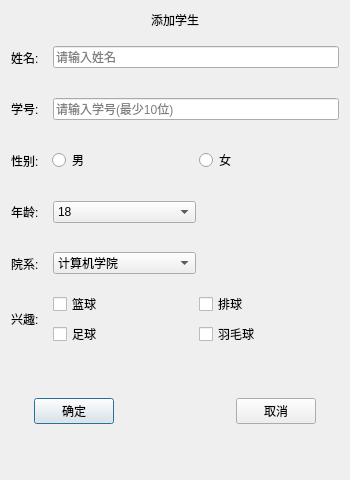
<?xml version="1.0" encoding="UTF-8"?>
<ui version="4.0">
 <class>Add_Student</class>
 <widget class="QDialog" name="Add_Student">
  <property name="geometry">
   <rect>
    <x>0</x>
    <y>0</y>
    <width>350</width>
    <height>480</height>
   </rect>
  </property>
  <property name="sizePolicy">
   <sizepolicy hsizetype="Preferred" vsizetype="Preferred">
    <horstretch>0</horstretch>
    <verstretch>0</verstretch>
   </sizepolicy>
  </property>
  <property name="minimumSize">
   <size>
    <width>350</width>
    <height>480</height>
   </size>
  </property>
  <property name="maximumSize">
   <size>
    <width>350</width>
    <height>480</height>
   </size>
  </property>
  <property name="windowTitle">
   <string>添加学生</string>
  </property>
  <layout class="QVBoxLayout" name="verticalLayout_2">
   <item>
    <layout class="QVBoxLayout" name="verticalLayout" stretch="0,0,0,0,0,0,0,0,0,0">
     <item>
      <widget class="QLabel" name="label">
       <property name="sizePolicy">
        <sizepolicy hsizetype="Preferred" vsizetype="Preferred">
         <horstretch>0</horstretch>
         <verstretch>0</verstretch>
        </sizepolicy>
       </property>
       <property name="styleSheet">
        <string notr="true">font: 20pt &quot;Agency FB&quot;;</string>
       </property>
       <property name="text">
        <string>添加学生</string>
       </property>
       <property name="alignment">
        <set>Qt::AlignCenter</set>
       </property>
      </widget>
     </item>
     <item>
      <layout class="QHBoxLayout" name="horizontalLayout" stretch="1,8">
       <item>
        <widget class="QLabel" name="label_2">
         <property name="sizePolicy">
          <sizepolicy hsizetype="Preferred" vsizetype="Expanding">
           <horstretch>0</horstretch>
           <verstretch>0</verstretch>
          </sizepolicy>
         </property>
         <property name="text">
          <string>姓名:</string>
         </property>
        </widget>
       </item>
       <item>
        <widget class="QLineEdit" name="le_name">
         <property name="placeholderText">
          <string>请输入姓名</string>
         </property>
         <property name="clearButtonEnabled">
          <bool>true</bool>
         </property>
        </widget>
       </item>
      </layout>
     </item>
     <item>
      <layout class="QHBoxLayout" name="horizontalLayout_2" stretch="1,8">
       <item>
        <widget class="QLabel" name="label_3">
         <property name="sizePolicy">
          <sizepolicy hsizetype="Preferred" vsizetype="Expanding">
           <horstretch>0</horstretch>
           <verstretch>0</verstretch>
          </sizepolicy>
         </property>
         <property name="text">
          <string>学号:</string>
         </property>
        </widget>
       </item>
       <item>
        <widget class="QLineEdit" name="le_id">
         <property name="placeholderText">
          <string>请输入学号(最少10位)</string>
         </property>
         <property name="clearButtonEnabled">
          <bool>true</bool>
         </property>
        </widget>
       </item>
      </layout>
     </item>
     <item>
      <layout class="QHBoxLayout" name="horizontalLayout_3" stretch="1,4,4">
       <item>
        <widget class="QLabel" name="label_4">
         <property name="sizePolicy">
          <sizepolicy hsizetype="Preferred" vsizetype="Expanding">
           <horstretch>0</horstretch>
           <verstretch>0</verstretch>
          </sizepolicy>
         </property>
         <property name="text">
          <string>性别:</string>
         </property>
        </widget>
       </item>
       <item>
        <widget class="QRadioButton" name="rbtn_male">
         <property name="text">
          <string>男</string>
         </property>
         <attribute name="buttonGroup">
          <string notr="true">sexGroup</string>
         </attribute>
        </widget>
       </item>
       <item>
        <widget class="QRadioButton" name="rbtn_fmale">
         <property name="text">
          <string>女</string>
         </property>
         <attribute name="buttonGroup">
          <string notr="true">sexGroup</string>
         </attribute>
        </widget>
       </item>
      </layout>
     </item>
     <item>
      <layout class="QHBoxLayout" name="horizontalLayout_6" stretch="1,4,4">
       <item>
        <widget class="QLabel" name="label_5">
         <property name="sizePolicy">
          <sizepolicy hsizetype="Preferred" vsizetype="Expanding">
           <horstretch>0</horstretch>
           <verstretch>0</verstretch>
          </sizepolicy>
         </property>
         <property name="text">
          <string>年龄:</string>
         </property>
        </widget>
       </item>
       <item>
        <widget class="QComboBox" name="cbb_age">
         <item>
          <property name="text">
           <string>18</string>
          </property>
         </item>
         <item>
          <property name="text">
           <string>19</string>
          </property>
         </item>
         <item>
          <property name="text">
           <string>20</string>
          </property>
         </item>
         <item>
          <property name="text">
           <string>21</string>
          </property>
         </item>
         <item>
          <property name="text">
           <string>22</string>
          </property>
         </item>
         <item>
          <property name="text">
           <string>23</string>
          </property>
         </item>
         <item>
          <property name="text">
           <string>24</string>
          </property>
         </item>
         <item>
          <property name="text">
           <string>25</string>
          </property>
         </item>
         <item>
          <property name="text">
           <string>26</string>
          </property>
         </item>
         <item>
          <property name="text">
           <string>27</string>
          </property>
         </item>
         <item>
          <property name="text">
           <string>28</string>
          </property>
         </item>
         <item>
          <property name="text">
           <string>29</string>
          </property>
         </item>
        </widget>
       </item>
       <item>
        <spacer name="horizontalSpacer_2">
         <property name="orientation">
          <enum>Qt::Horizontal</enum>
         </property>
         <property name="sizeHint" stdset="0">
          <size>
           <width>40</width>
           <height>20</height>
          </size>
         </property>
        </spacer>
       </item>
      </layout>
     </item>
     <item>
      <layout class="QHBoxLayout" name="horizontalLayout_7" stretch="1,4,4">
       <item>
        <widget class="QLabel" name="label_6">
         <property name="sizePolicy">
          <sizepolicy hsizetype="Preferred" vsizetype="Expanding">
           <horstretch>0</horstretch>
           <verstretch>0</verstretch>
          </sizepolicy>
         </property>
         <property name="text">
          <string>院系:</string>
         </property>
        </widget>
       </item>
       <item>
        <widget class="QComboBox" name="cbb_yx">
         <item>
          <property name="text">
           <string>计算机学院</string>
          </property>
         </item>
         <item>
          <property name="text">
           <string>外国语学院</string>
          </property>
         </item>
         <item>
          <property name="text">
           <string>工商管理学院</string>
          </property>
         </item>
         <item>
          <property name="text">
           <string>汉语言文学院</string>
          </property>
         </item>
        </widget>
       </item>
       <item>
        <spacer name="horizontalSpacer_3">
         <property name="orientation">
          <enum>Qt::Horizontal</enum>
         </property>
         <property name="sizeHint" stdset="0">
          <size>
           <width>40</width>
           <height>20</height>
          </size>
         </property>
        </spacer>
       </item>
      </layout>
     </item>
     <item>
      <layout class="QHBoxLayout" name="horizontalLayout_5" stretch="1,8">
       <item>
        <widget class="QLabel" name="label_7">
         <property name="sizePolicy">
          <sizepolicy hsizetype="Preferred" vsizetype="Expanding">
           <horstretch>0</horstretch>
           <verstretch>0</verstretch>
          </sizepolicy>
         </property>
         <property name="text">
          <string>兴趣:</string>
         </property>
        </widget>
       </item>
       <item>
        <layout class="QGridLayout" name="gridLayout">
         <item row="0" column="0">
          <widget class="QCheckBox" name="checkBox">
           <property name="text">
            <string>篮球</string>
           </property>
           <attribute name="buttonGroup">
            <string notr="true">insGroup</string>
           </attribute>
          </widget>
         </item>
         <item row="0" column="1">
          <widget class="QCheckBox" name="checkBox_2">
           <property name="text">
            <string>排球</string>
           </property>
           <attribute name="buttonGroup">
            <string notr="true">insGroup</string>
           </attribute>
          </widget>
         </item>
         <item row="1" column="0">
          <widget class="QCheckBox" name="checkBox_3">
           <property name="text">
            <string>足球</string>
           </property>
           <attribute name="buttonGroup">
            <string notr="true">insGroup</string>
           </attribute>
          </widget>
         </item>
         <item row="1" column="1">
          <widget class="QCheckBox" name="checkBox_4">
           <property name="text">
            <string>羽毛球</string>
           </property>
           <attribute name="buttonGroup">
            <string notr="true">insGroup</string>
           </attribute>
          </widget>
         </item>
        </layout>
       </item>
      </layout>
     </item>
     <item>
      <spacer name="verticalSpacer">
       <property name="orientation">
        <enum>Qt::Vertical</enum>
       </property>
       <property name="sizeHint" stdset="0">
        <size>
         <width>20</width>
         <height>40</height>
        </size>
       </property>
      </spacer>
     </item>
     <item>
      <layout class="QHBoxLayout" name="horizontalLayout_4" stretch="1,1,5,1,1">
       <item>
        <spacer name="horizontalSpacer_4">
         <property name="orientation">
          <enum>Qt::Horizontal</enum>
         </property>
         <property name="sizeHint" stdset="0">
          <size>
           <width>40</width>
           <height>20</height>
          </size>
         </property>
        </spacer>
       </item>
       <item>
        <widget class="QPushButton" name="btn_ok">
         <property name="sizePolicy">
          <sizepolicy hsizetype="Minimum" vsizetype="Fixed">
           <horstretch>0</horstretch>
           <verstretch>0</verstretch>
          </sizepolicy>
         </property>
         <property name="text">
          <string>确定</string>
         </property>
        </widget>
       </item>
       <item>
        <spacer name="horizontalSpacer">
         <property name="orientation">
          <enum>Qt::Horizontal</enum>
         </property>
         <property name="sizeHint" stdset="0">
          <size>
           <width>40</width>
           <height>20</height>
          </size>
         </property>
        </spacer>
       </item>
       <item>
        <widget class="QPushButton" name="btn_cencel">
         <property name="text">
          <string>取消</string>
         </property>
        </widget>
       </item>
       <item>
        <spacer name="horizontalSpacer_5">
         <property name="orientation">
          <enum>Qt::Horizontal</enum>
         </property>
         <property name="sizeHint" stdset="0">
          <size>
           <width>40</width>
           <height>20</height>
          </size>
         </property>
        </spacer>
       </item>
      </layout>
     </item>
     <item>
      <spacer name="verticalSpacer_2">
       <property name="orientation">
        <enum>Qt::Vertical</enum>
       </property>
       <property name="sizeHint" stdset="0">
        <size>
         <width>20</width>
         <height>40</height>
        </size>
       </property>
      </spacer>
     </item>
    </layout>
   </item>
  </layout>
 </widget>
 <layoutdefault spacing="6" margin="11"/>
 <resources/>
 <connections/>
 <buttongroups>
  <buttongroup name="sexGroup"/>
  <buttongroup name="insGroup">
   <property name="exclusive">
    <bool>false</bool>
   </property>
  </buttongroup>
 </buttongroups>
</ui>
